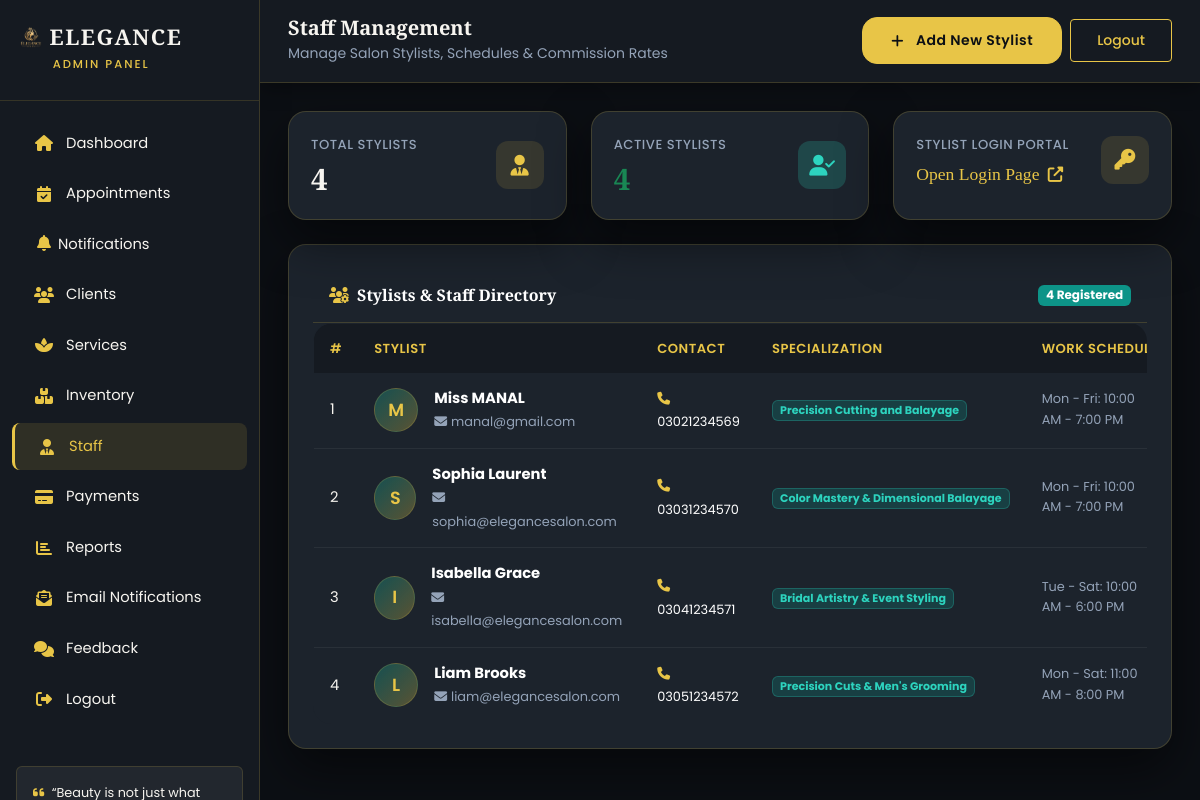
The page /admin/staff.php (signed in) on the database its author committed.
### tables this page shows
CREATE TABLE IF NOT EXISTS staff (
    id              INT           NOT NULL AUTO_INCREMENT,
    user_id         INT           DEFAULT NULL,
    specialization  VARCHAR(100)  DEFAULT NULL,
    commission_rate DECIMAL(5,2)  DEFAULT 10.00,
    schedule        TEXT          DEFAULT NULL,
    bio             TEXT          DEFAULT NULL,
    PRIMARY KEY (id),
    KEY idx_staff_user_id (user_id),
    CONSTRAINT fk_staff_user FOREIGN KEY (user_id)
        REFERENCES users(id) ON DELETE SET NULL
);

CREATE TABLE IF NOT EXISTS users (
    id          INT          NOT NULL AUTO_INCREMENT,
    name        VARCHAR(150) NOT NULL,
    email       VARCHAR(254) NOT NULL,
    phone       VARCHAR(20)  DEFAULT NULL,
    password    VARCHAR(255) NOT NULL,
    role        ENUM('admin','receptionist','stylist','client') DEFAULT 'client',
    status      ENUM('active','inactive') DEFAULT 'active',
    created_at  TIMESTAMP    NOT NULL DEFAULT CURRENT_TIMESTAMP,
    PRIMARY KEY (id),
    UNIQUE KEY uq_users_email (email)
);

### admin/staff.php (the view, shortened to what this page needs)
<?php
require_once '../config/database.php';
$stylists = $pdo->query("
    SELECT s.id as staff_id, s.specialization, s.commission_rate, s.schedule, s.bio,
           u.id as user_id, u.name, u.email, u.phone, u.status, u.created_at,
           (SELECT COUNT(*) FROM appointments a WHERE a.staff_id = s.id) as total_appointments,
           (SELECT COUNT(*) FROM appointments a WHERE a.staff_id = s.id AND a.status = 'completed') as completed_appointments
    FROM staff s
    JOIN users u ON s.user_id = u.id
    ORDER BY u.created_at DESC
")->fetchAll();
$totalStaff = count($stylists);
$activeStaff = 0;
foreach ($stylists as $st) {
    if ($st['status'] === 'active') $activeStaff++;
}
?>
<!DOCTYPE html>
<html lang="en">
<head>
    <link href="https://cdn.jsdelivr.net/npm/bootstrap@5.3.3/dist/css/bootstrap.min.css" rel="stylesheet">
    <link rel="stylesheet" href="https://cdnjs.cloudflare.com/ajax/libs/font-awesome/6.5.1/css/all.min.css">
    <link rel="stylesheet" href="../assets/css/style.css">
</head>
<body>
<div class="admin-wrapper">
    <?php include 'includes/sidebar.php'; ?>
    <div class="main-content">
        <div class="topbar">
            <div class="d-flex align-items-center">
                <div>
                    <h5 class="mb-0">Staff Management</h5>
                    <small class="text-muted">Manage Salon Stylists, Schedules &amp; Commission Rates</small>
                </div>
            </div>
            <div class="d-flex align-items-center gap-2">
                <button type="button" class="btn btn-gold btn-sm" data-bs-toggle="modal" data-bs-target="#createStylistModal">
                    <i class="fas fa-plus me-1"></i> Add New Stylist
                </button>
                <a href="../logout.php" class="btn btn-sm btn-outline-gold">Logout</a>
            </div>
        </div>
        <div class="content-area">
            <div class="row g-4 mb-4">
                <div class="col-md-4">
                    <div class="kpi-card">
                        <div class="d-flex justify-content-between align-items-center">
                            <div>
                                <div class="kpi-label">Total Stylists</div>
                                <div class="kpi-value"><?php echo $totalStaff; ?></div>
                            </div>
                            <div class="kpi-icon"><i class="fas fa-user-tie"></i></div>
                        </div>
                    </div>
                </div>
                <div class="col-md-4">
                    <div class="kpi-card">
                        <div class="d-flex justify-content-between align-items-center">
                            <div>
                                <div class="kpi-label">Active Stylists</div>
                                <div class="kpi-value text-success"><?php echo $activeStaff; ?></div>
                            </div>
                            <div class="kpi-icon" style="background: rgba(45, 212, 191, 0.2); color: var(--burgundy-light);"><i class="fas fa-user-check"></i></div>
                        </div>
                    </div>
                </div>
                <div class="col-md-4">
                    <div class="kpi-card">
                        <div class="d-flex justify-content-between align-items-center">
                            <div>
                                <div class="kpi-label">Stylist Login Portal</div>
                                <div class="kpi-value" style="font-size: 1.1rem; font-weight: 500; margin-top: 10px;">
                                    <a href="../login.php" target="_blank" class="text-gold text-decoration-none">
                                        Open Login Page <i class="fas fa-external-link-alt ms-1 small"></i>
                                    </a>
                                </div>
                            </div>
                            <div class="kpi-icon"><i class="fas fa-key"></i></div>
                        </div>
                    </div>
                </div>
            </div>
            <div class="card-elegant">
                <div class="d-flex justify-content-between align-items-center p-3 border-bottom" style="border-color: var(--border) !important;">
                    <h6 class="mb-0 text-white"><i class="fas fa-users-cog me-2 text-gold"></i>Stylists &amp; Staff Directory</h6>
                    <span class="badge bg-sage"><?php echo $totalStaff; ?> Registered</span>
                </div>
                <div class="table-responsive">
                    <table class="table table-elegant mb-0">
                        <thead>
                            <tr>
                                <th>#</th>
                                <th>Stylist</th>
                                <th>Contact</th>
                                <th>Specialization</th>
                                <th>Work Schedule</th>
                            </tr>
                        </thead>
                        <tbody>
                            <?php if (empty($stylists)): ?>
                                <tr>
                                    <td colspan="9" class="text-center text-muted py-5">
                                        <i class="fas fa-user-tie fa-2x mb-3 d-block text-gold"></i>
                                        No stylists created yet. Click <strong>"Add New Stylist"</strong> above to create your first stylist account.
                                    </td>
                                </tr>
                            <?php else: ?>
                                <?php foreach ($stylists as $i => $row): ?>
                                    <tr>
                                        <td><?php echo $i + 1; ?></td>
                                        <td>
                                            <div class="d-flex align-items-center gap-3">
                                                <div class="staff-avatar">
                                                    <?php echo strtoupper(substr($row['name'], 0, 1)); ?>
                                                </div>
                                                <div>
                                                    <strong class="text-white d-block"><?php echo htmlspecialchars($row['name'], ENT_QUOTES, 'UTF-8'); ?></strong>
                                                    <small class="text-muted"><i class="fas fa-envelope me-1"></i><?php echo htmlspecialchars($row['email'], ENT_QUOTES, 'UTF-8'); ?></small>
                                                </div>
                                            </div>
                                        </td>
                                        <td>
                                            <small class="text-white">
                                                <i class="fas fa-phone me-1 text-gold"></i>
                                                <?php echo htmlspecialchars($row['phone'] ?: 'N/A', ENT_QUOTES, 'UTF-8'); ?>
                                            </small>
                                        </td>
                                        <td>
                                            <span class="badge" style="background: rgba(13,148,136,0.25); color: var(--burgundy-light); border: 1px solid rgba(45,212,191,0.25);">
                                                <?php echo htmlspecialchars($row['specialization'] ?: 'General Stylist', ENT_QUOTES, 'UTF-8'); ?>
                                            </span>
                                        </td>
                                        <td>
                                            <small class="text-muted" style="max-width: 180px; display: inline-block;">
                                                <?php echo htmlspecialchars($row['schedule'] ?: 'Mon-Sat: 10AM-7PM', ENT_QUOTES, 'UTF-8'); ?>
                                            </small>
                                        </td>
                                    </tr>
                                <?php endforeach; ?>
                            <?php endif; ?>
                        </tbody>
                    </table>
                </div>
            </div>
        </div>
    </div>
</div>
</body>
</html>

### assets/css/variables.css (style rules this page uses)
:root { --black: #0C0F14; --black-soft: #151A21; --black-card: #1C232C; --burgundy: #0D9488; --burgundy-dark: #0F766E; --burgundy-light: #2DD4BF; --champagne: #E8C547; --champagne-dark: #D4A017; --champagne-light: #F5E6A3; --cream: #F7F5F0; --white: #FFFFFF; --muted: #B7C3CF; --muted-strong: #D8DEE6; --muted-soft: rgba(247, 245, 240, 0.72); --muted-on-light: #596779; --border: rgba(232, 197, 71, 0.18); --shadow: 0 20px 50px rgba(0, 0, 0, 0.50); --radius: 18px; --transition: all 0.35s cubic-bezier(0.4, 0, 0.2, 1); --bs-body-color: var(--cream); --bs-body-color-rgb: 247, 245, 240; --bs-secondary-color: var(--muted-soft); --bs-tertiary-color: rgba(247, 245, 240, 0.62); --bs-emphasis-color: var(--white); --bs-secondary-bg: var(--black-soft); --bs-border-color: var(--border); }
* { margin: 0; padding: 0; }

### assets/css/home-enhance.css (style rules this page uses)
.btn-gold { transition: transform 0.35s cubic-bezier(0.22, 1, 0.36, 1), box-shadow 0.35s ease; }

### assets/css/admin.css (style rules this page uses)
.admin-wrapper { display: flex; min-height: 100vh; background: var(--black); }
.main-content { margin-left: 260px; flex: 1; min-width: 0; background: var(--black); min-height: 100vh; }
.topbar { background: var(--black-soft); color: var(--cream); padding: 16px 28px; display: flex; justify-content: space-between; align-items: center; box-shadow: 0 4px 20px rgba(0, 0, 0, 0.35); position: sticky; top: 0; z-index: 100; border-bottom: 1px solid var(--border); }
.topbar h5 { color: var(--cream); font-family: 'Playfair Display', serif; font-weight: 600; }
.content-area { padding: 28px; }
@media screen { .admin-wrapper .text-muted, .admin-wrapper .form-text, .modal-content-elegant .text-muted, .modal-content-elegant .form-text { color: var(--muted) !important; } }
.card-elegant { background: var(--black-card); border-radius: var(--radius); border: 1px solid var(--border); box-shadow: var(--shadow); padding: 24px; transition: var(--transition); color: var(--cream); }
.kpi-card { background: var(--black-card); color: var(--cream); border-radius: var(--radius); padding: 22px; border: 1px solid var(--border); box-shadow: var(--shadow); transition: var(--transition); height: 100%; }
.kpi-card .kpi-icon { width: 48px; height: 48px; border-radius: 12px; display: flex; align-items: center; justify-content: center; background: rgba(232, 197, 71, 0.12); color: var(--champagne); font-size: 1.3rem; }
.kpi-card .kpi-value { font-family: 'Playfair Display', serif; font-size: 1.85rem; font-weight: 700; color: var(--cream); margin: 8px 0 2px; line-height: 1.1; }
.kpi-card .kpi-label { font-size: 0.82rem; color: var(--muted); font-weight: 500; letter-spacing: 0.5px; text-transform: uppercase; }
.table-elegant { --bs-table-bg: transparent !important; --bs-table-accent-bg: transparent !important; --bs-table-striped-bg: transparent !important; --bs-table-hover-bg: rgba(232, 197, 71, 0.05) !important; --bs-table-color: var(--cream) !important; background-color: var(--black-card) !important; color: var(--cream) !important; border-radius: var(--radius); overflow: hidden; border: 1px solid var(--border); width: 100%; margin-bottom: 0; }
.table-elegant > :not(caption) > * > * { background-color: transparent !important; box-shadow: none !important; color: var(--cream) !important; border-color: rgba(255, 255, 255, 0.06) !important; }
.table-elegant thead th { border: none; padding: 14px 16px; font-weight: 600; font-size: 0.82rem; letter-spacing: 0.5px; text-transform: uppercase; color: var(--champagne) !important; background-color: var(--black-soft) !important; box-shadow: none !important; white-space: nowrap; }
.table-elegant tbody td { padding: 14px 16px; vertical-align: middle; border-color: rgba(255, 255, 255, 0.06) !important; color: var(--cream) !important; font-size: 0.92rem; }

### admin/staff.php (style rules this page uses)
.staff-avatar { width: 44px; height: 44px; border-radius: 50%; background: linear-gradient(135deg, rgba(13,148,136,0.4), rgba(232,197,71,0.3)); color: var(--champagne); display: inline-flex; align-items: center; justify-content: center; font-weight: 600; font-size: 1.1rem; border: 1px solid var(--border); }

### rows shown on the page
staff: user.name "M", user.name "Miss MANAL", user.email "manal@gmail.com", user.phone "03021234569", specialization "Precision Cutting and Balayage", schedule "Mon - Fri: 10:00 AM - 7:00 PM"
staff: user.name "S", user.name "Sophia Laurent", user.email "sophia@elegancesalon.com", user.phone "03031234570", specialization "Color Mastery & Dimensional Balayage", schedule "Mon - Fri: 10:00 AM - 7:00 PM"
staff: user.name "I", user.name "Isabella Grace", user.email "isabella@elegancesalon.com", user.phone "03041234571", specialization "Bridal Artistry & Event Styling", schedule "Tue - Sat: 10:00 AM - 6:00 PM"
staff: user.name "L", user.name "Liam Brooks", user.email "liam@elegancesalon.com", user.phone "03051234572", specialization "Precision Cuts & Men's Grooming", schedule "Mon - Sat: 11:00 AM - 8:00 PM"

### other values the page prints
$currentAdminRole "ADMIN"
$totalStaff "4"
$activeStaff "4"
